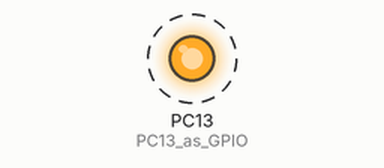
A sketch run on a simulated STM32 Blue Pill. On the bench: output pins drawn as LEDs (lit = HIGH). Dashed ring = blinking. What the sketch prints to the serial monitor is not drawn.

Above: at 0.2 s.
Timing chart, 0 to 3.0 s (numbered marks = the images above):
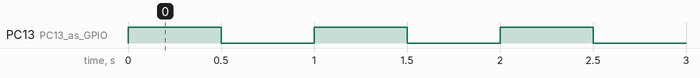

The sketch:

UARTx3.ino
```cpp
/*
  UARTx3.ino
  MCU: STM32F103C8T6, 64KB Flash
  Refer: https://github.com/BLavery/STM32F103-Arduino
  Created by Morgan, 2019'11'07
 */

#define SPEED 500

void setup()
{
    // put your setup code here, to run once:
    Serial.begin(115200);  // USB Virtual COM
    Serial1.begin(115200); // on PA9(Tx1), PA10(Rx1)
    Serial2.begin(115200); // on PA2(Tx2), PA3(Rx2)
    Serial3.begin(115200); // on PB10(Tx3), PB11(Rx3)
    pinMode(PC13, OUTPUT); // PC13 as GPIO/LED
}

void loop()
{
    // put your main code here, to run repeatedly:
    Serial.println("UART 0");
    Serial1.println("UART 1");
    Serial2.println("UART 2");
    Serial3.println("UART 3");
    digitalWrite(PC13, HIGH); // turn the LED on (HIGH is the voltage level)
    delay(SPEED);             // wait for a second
    digitalWrite(PC13, LOW);  // turn the LED off by making the voltage LOW
    delay(SPEED);             // wait for a second
}
```

Measured:
- by itself, PC13 (PC13_as_GPIO): alternates HIGH for 0.50 s and LOW for 0.50 s
